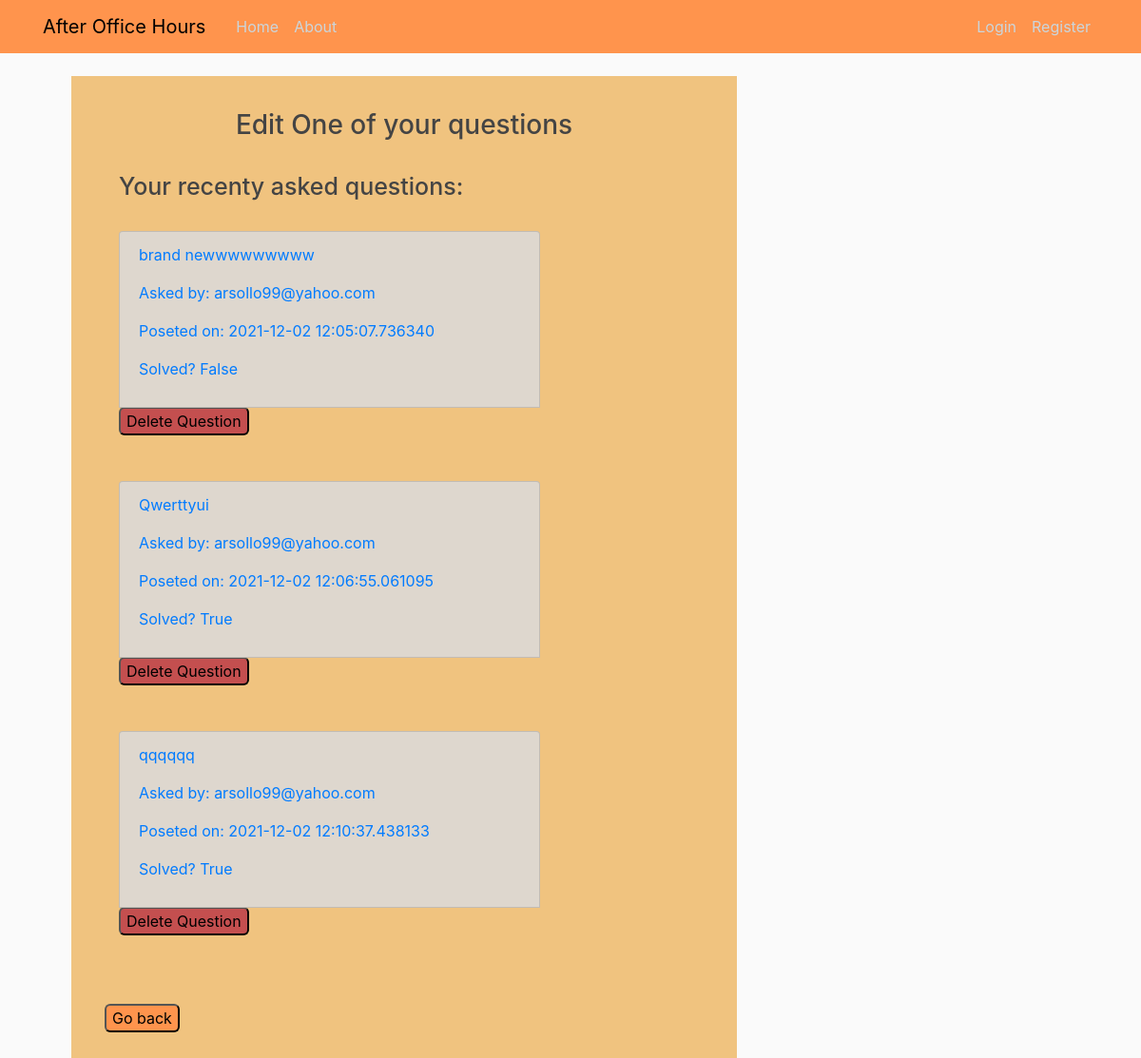
Page /go_to_edit_questions/ (signed in) on the committed database.
### Question.py (models this page shows)
class Question(db.Model):
    id = db.Column(db.Integer, primary_key=True)
    q_text = db.Column(db.Text)
    asked_by_id = db.Column(db.Integer, db.ForeignKey('user.id'))
    post_time = db.Column(db.DateTime)
    solved = db.Column(db.Boolean)
    answers = db.relationship('Answer', backref='question', lazy = True)

class User(UserMixin, db.Model):
    id = db.Column(db.Integer, primary_key=True)
    username = db.Column(db.String(20), unique=True, nullable=False)
    email = db.Column(db.String(120), unique=True, nullable=False)
    password = db.Column(db.String(60), nullable=False)
    questions = db.relationship('Question', backref='author', lazy=True)

### Question.py (the view)
@app.route("/go_to_edit_questions/")
def go_to_edit_questions():
    user = current_user
    questions = Question.query.filter_by(asked_by_id = user.id)
    context = {
        'questions' : questions
        }
    return render_template("edit_questions.html", **context)

### Question.py (called while the page is built)
@login_manager.user_loader
def load_user(user_id):
    print(user_id)
    return User.query.get(int(user_id))

### Templates/edit_questions.html (shortened to what this page needs)
{% extends "layout.html" %}
{% block content %}
    <div class="edit_form">
        <h3 id="edit_title">Edit One of your questions</h3>
        <br>
        <div class="col-9" id="user_questions">
            <div id="user_asked_questions">
                {% if questions != None %}
                <h2 id="recently_asked">Your recenty asked questions:</h2>
                <br>
                    {% for question in questions %}
                    <form action="{{ url_for('edit_questions') }}" method="post">
                        <a href="{{url_for('question', question_id = question.id)}}" class="list-group-item" id="questions_asked">
                            <p class="list-group-item-heading">{{ question.q_text }}</p>
                            <p class="list-group-item-text">Asked by: {{ current_user.username }}</p>
                            <p class="list-group-item-text">Poseted on: {{ question.post_time }}</p>
                            <p class="list-group-item-text">Solved? {{ question.solved }}</p>
                        </a>
                        <input type="submit" value="Delete Question" id="delete_button">
                        <br>
                        <br>
                    </form>
                    <br>
                    {% endfor %}
                {% else %}
                    <h2>It looks like you haven't asked any questions yet!</h2>
                {% endif %}
            </div>
        </div>
        <br>
        <button id="return_button" onclick="window.location.href='{{ url_for( 'profile') }}';">Go back</button>
    </div>
{% endblock content %}

### static/main.css (style rules this page uses)
body { background: #fafafa; color: #333333; margin-top: 5rem; }
h1, h2, h3, h4, h5, h6 { color: #444444; }
h3 { text-align: center; }
.edit_form { margin-left: 30px; padding: 35px; background-color: rgb(240, 195, 127); }
#recently_asked { font-size: 25px; }
#return_button { border-radius: 6px; color: black; background-color: rgb(255, 148, 77); }
#delete_button { border-radius: 6px; color: black; background-color: rgb(196, 79, 79); }
#questions_asked { background-color: rgb(222, 215, 206); }

### rows in the picture
Question: q_text "brand newwwwwwwww", post_time "2021-12-02 12:05:07.736340", solved "False"
User: username "arsollo99@yahoo.com"
Question: q_text "Qwerttyui", post_time "2021-12-02 12:06:55.061095", solved "True"
Question: q_text "qqqqqq", post_time "2021-12-02 12:10:37.438133", solved "True"
